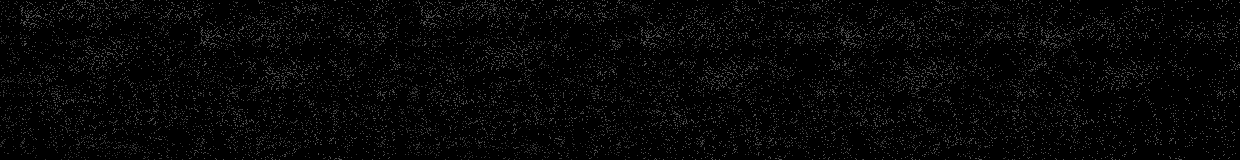

Tiled map render using the project's own tile images. Description and the map definition, with tile-layer contents summarised, below:
An orthogonal 62x8 tile map with 20x20 px tiles, 2 tile layers (Tile Layer 3, Tile Layer 4), 2 hidden layers not drawn and 20 objects.

<map version="1.8" tiledversion="1.8.2" orientation="orthogonal" renderorder="right-down" width="62" height="8" tilewidth="20" tileheight="20" infinite="0" nextlayerid="15" nextobjectid="86">
 <tileset firstgid="1" source="ts.tsx" />
 <layer id="8" name="Tile Layer 1" width="62" height="8" visible="0" parallaxx="0.2">
  <data>[496 cells, 240 non-empty, 80 distinct tile ids]</data>
 </layer>
 <layer id="9" name="Tile Layer 2" width="62" height="8" visible="0" parallaxx="0.4">
  <data>[496 cells, 240 non-empty, 80 distinct tile ids]</data>
 </layer>
 <layer id="10" name="Tile Layer 3" width="62" height="8" parallaxx="0.5">
  <data>[496 cells, 432 non-empty, 160 distinct tile ids]</data>
 </layer>
 <layer id="11" name="Tile Layer 4" width="62" height="8" parallaxx="0.8">
  <data>[496 cells, 496 non-empty, 152 distinct tile ids]</data>
 </layer>
 <objectgroup id="2" name="sand">
  <properties>
   <property name="nested" type="bool" value="true" />
  </properties>
  <object id="63" x="77" y="75" width="53" height="11" />
  <object id="68" x="309" y="89" width="49" height="11" />
  <object id="69" x="382" y="78" width="76" height="12" />
  <object id="75" x="629.5" y="104.5" width="28.5" height="17.5" />
  <object id="76" x="661.5" y="97.5" width="36.5" height="19" />
  <object id="77" x="703" y="112.5" width="38" height="20.5" />
  <object id="78" x="837" y="106.5" width="17.5" height="12" />
  <object id="79" x="882" y="100.5" width="23.5" height="16.5" />
  <object id="80" x="929.5" y="108.5" width="26" height="8" />
  <object id="81" x="979" y="98" width="25.5" height="12.5" />
  <object id="82" x="1025.5" y="92.5" width="21.5" height="11.5" />
  <object id="83" x="1068.5" y="100.5" width="21" height="13" />
  <object id="84" x="1119.5" y="102" width="18" height="20.5" />
  <object id="85" x="1160.5" y="106" width="4.5" height="23.5" />
 </objectgroup>
 <objectgroup id="4" name="static">
  <properties>
   <property name="static" type="bool" value="true" />
  </properties>
  <object id="8" x="-53.3333" y="54.833" width="115.167" height="152.167">
   <properties>
    <property name="fall" type="bool" value="false" />
   </properties>
  </object>
  <object id="62" x="1182" y="100" width="176" height="114" />
  <object id="72" x="757.5" y="100" width="42" height="103" />
 </objectgroup>
 <objectgroup id="14" name="push">
  <properties>
   <property name="push" type="bool" value="true" />
  </properties>
 </objectgroup>
 <objectgroup id="5" name="fall">
  <properties>
   <property name="fall" type="bool" value="true" />
  </properties>
  <object id="65" x="142" y="58" width="144" height="16" />
  <object id="74" x="469" y="109" width="130" height="16" />
 </objectgroup>
 <objectgroup id="3" name="misc">
  <object id="7" x="15.5" y="26.333">
   <properties>
    <property name="spawn" type="bool" value="true" />
   </properties>
   <point />
  </object>
 </objectgroup>
</map>
